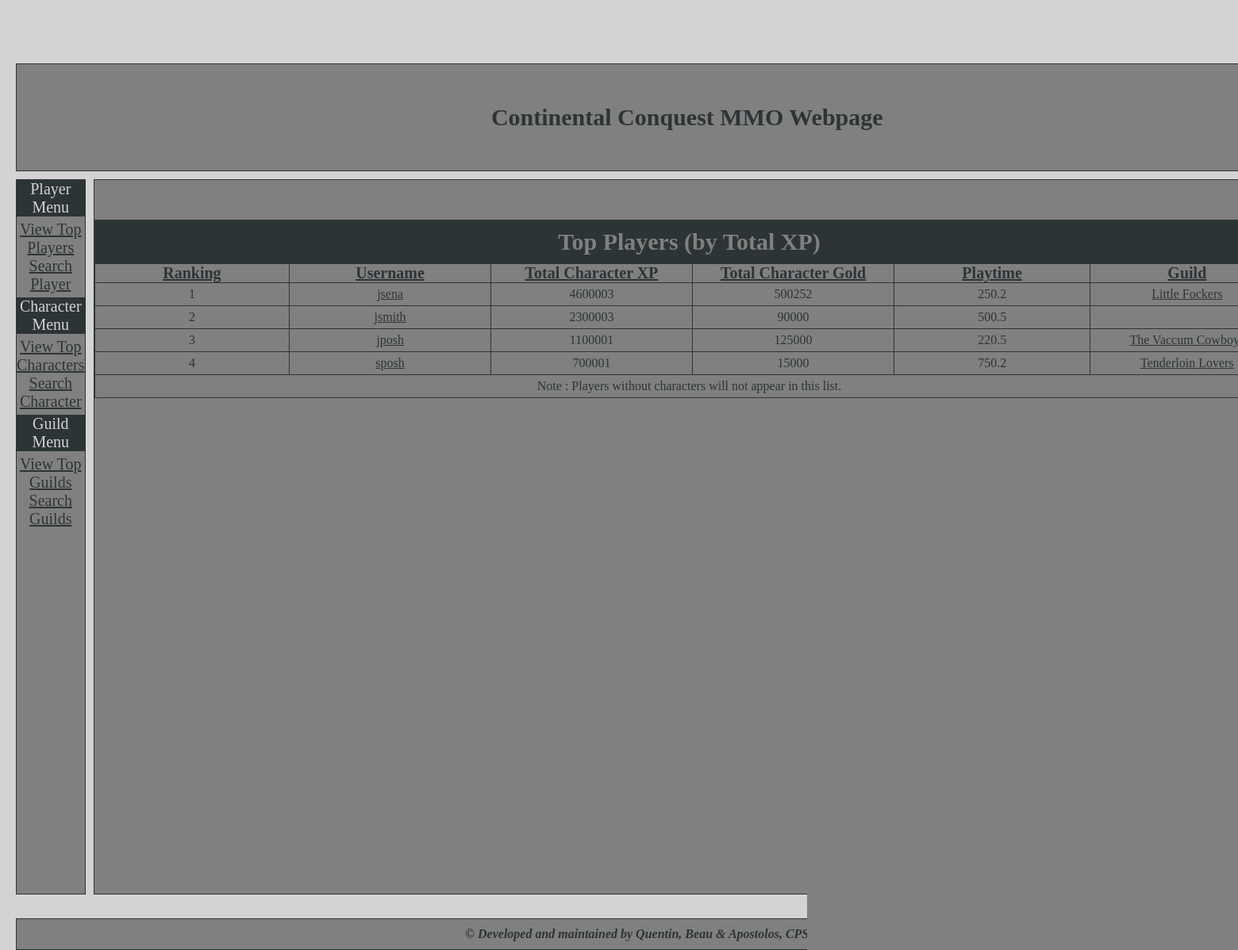
The app's page /topplayers.php with its own data.
### tables this page shows
CREATE TABLE PLAYERS (
	Player_ID INTEGER NOT NULL,
    Playtime VARCHAR(30) NOT NULL,
    Sub_status VARCHAR(20) NOT NULL,
	Guild VARCHAR(30) DEFAULT NULL,
    PRIMARY KEY (Player_ID),
    FOREIGN KEY (Player_ID) REFERENCES USERS (Acct_ID)
);

CREATE TABLE USERS (
	Acct_ID INTEGER auto_increment,
	Fname VARCHAR(20) NOT NULL,
	Lname VARCHAR(20) NOT NULL,
	Username VARCHAR(20) NOT NULL,
    Password VARCHAR(16) NOT NULL,
	Birthday DATE NOT NULL,
	Email VARCHAR(40) NOT NULL,
	PRIMARY KEY (Acct_ID)
);

### include/functions.php (called while the page is built, shortened)
<?php
    class Database {
        function init_connection($servername, $db, $username, $password) {
            $this->connection = mysqli_connect($servername, $username, $password, $db);
        }
    }
?>

### topplayers.php (the view, shortened to what this page needs)
<?php
    include 'include/connectDB.php';
    include 'include/header.php';
    include 'include/left-menu.php';
    $query = 'SELECT DISTINCT Player_ID, Username, Guild, Playtime, SUM(XP), SUM(GOLD) FROM PLAYERS, USERS, CHARACTERS WHERE PLAYERS.Player_ID=USERS.Acct_ID AND CHARACTERS.Acct_ID = PLAYERS.Player_ID GROUP BY Player_ID ORDER BY SUM(XP) DESC';
    $result = $db->connection->query($query);
?>
                <div class="center">
                    <div id="center-content">
                        <table id="table_players">
                            <tr class="table_players_row">
                                <td class="table_players_data" id="table_players_title" colspan="6">
                                    Top Players (by Total XP)
                                </td>
                            </tr>
                            <tr class="table_players_row">
                                <td class="table_players_header_data">
                                    Ranking
                                </td>
                                <td class="table_players_header_data">
                                    Username
                                </td>
                                <td class="table_players_header_data">
                                    Total Character XP
                                </td>
                                <td class="table_players_header_data">
                                    Total Character Gold
                                </td>
                                <td class="table_players_header_data">
                                    Playtime
                                </td>
                                <td class="table_players_header_data">
                                    Guild
                                </td>
                            </tr>
                            <?php
                                $i = 1;
                                foreach($result as $player) {
                                    echo "
                                    <tr class='table_players_row' colspan='6'>
                                        <td class='table_players_data'>
                                            ".$i."
                                        </td>
                                        <td class='table_players_data'>
                                            <a href='viewplayer.php?acct_id=".$player['Player_ID']."'>".$player['Username']."</a>
                                        </td>
                                        <td class='table_players_data'>
                                            ".$player["SUM(XP)"]."
                                        </td>
                                        <td class='table_players_data'>
                                            ".$player['SUM(GOLD)']."
                                        </td>
                                        <td class='table_players_data'>
                                            ".$player['Playtime']."
                                        </td>
                                        <td class='table_players_data'>
                                            <a href='viewguild.php?guild=".$player['Guild']."'>".$player['Guild']."</a>
                                        </td>
                                    </tr>
                                    ";
                                    $i++;
                                }
                            ?>
                            <tr>
                                <td class='table_players_data' colspan='6'>
                                    Note : Players without characters will not appear in this list.
                                </td>
                            </tr>
                            </table>
                    </div>
                </div>
<?php
    include 'include/footer.php';
?>

### include/theme.css (style rules this page uses)
html { height: 100%; color: #2D3436; background-color:lightgray; }
body { min-height: 100%; margin: 0; }
.center { grid-area: main; border:1px solid #2D3436; min-height: 900px; }
#center-content { margin-top: 50px; margin-left: auto; margin-right: auto; margin-bottom:auto; width: 1500px; text-align: center; }
.grid-container > div { background-color:gray; text-align: center; padding: 0px; font-size: 20px; }
a:link { color: #2D3436; }
#table_players { border: 1px solid #2D3436; border-collapse: collapse; margin-left: auto; margin-right: auto; margin-bottom:auto; }
#table_players_title { padding-top: 10px; padding-bottom:10px; font-weight:bold; font-size: 30px; background-color:#2D3436; color:gray; }
.table_players_header_data { border: 1px solid #2D3436; margin: 0; padding: 0; width : 500px; font-size: 20px; font-weight: bold; text-decoration: underline; }
.table_players_data { border: 1px solid #2D3436; margin: 0; padding-top: 5px; padding-bottom: 5px; width : 500px; font-size: 16px; }

### records on screen
players: Player_ID.Username "jsena", SUM "4600003", SUM "500252", Playtime "250.2", Guild "Little Fockers"
players: Player_ID.Username "jsmith", SUM "2300003", SUM "90000", Playtime "500.5"
players: Player_ID.Username "jposh", SUM "1100001", SUM "125000", Playtime "220.5", Guild "The Vaccum…"
players: Player_ID.Username "sposh", SUM "700001", SUM "15000", Playtime "750.2", Guild "Tenderloin Lovers"
